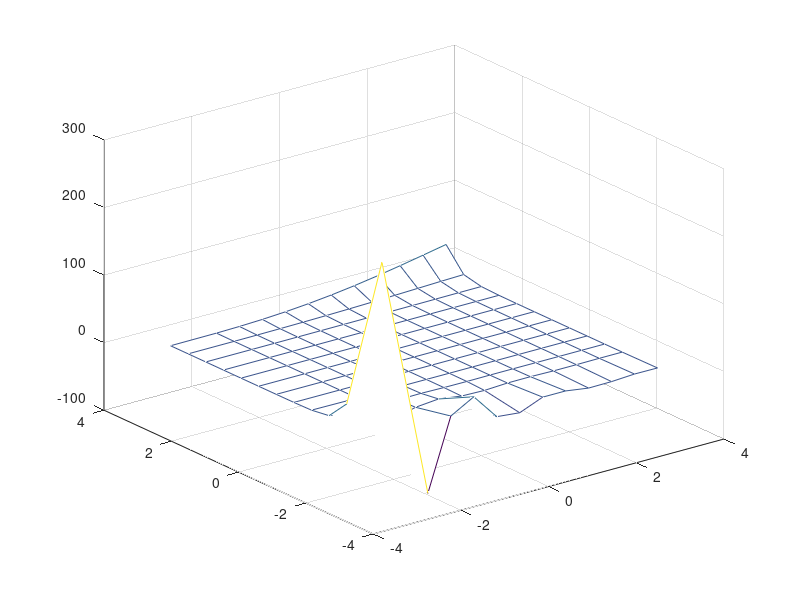

MATLAB code to generate this figure:
% USING GAUSS SEIDEL METHOD
clear all,clc
Ax = -pi;
Bx = pi;
Ay = -pi;
By = pi;
N = 10; % Number of points; N+1 discretizations
h = (Bx-Ax)/(N+2); % Since the discretization for x and y are equal, h is used.
x = zeros(1,(N+2));
y = zeros(1,(N+2));
x(1,1) = Ax;
y(1,1) = Ay;
for a = 2:(N+2)
    x(1,a) = Ax+(a*h); % Grid being made in the for loop.
    y(1,a) = Ay+(a*h);
end
counter = 1;
epsilon = 10^-9;
Err = 10^6;
k = 3/2;
U = ones(N+2,N+2); % This is the initial guess matrix.
C = ones(N+2,N+2); % This is the matrix that will copy the previous time frame matrix 
for i = 1:(N+2)
        C(1,i) = cos(pi*(x(i)-Ax))*cosh(Bx-x(i));
        C((N+2),i) = (x(i)-Ax)^2*sin(pi*(x(i)-Ax)/(2*(Bx-Ax)));
end
while Err>epsilon
    for i = 2:(N+1)
       for j = 2:(N+1)
            %F(i,j) = cos(pi/2.*(2.*((x(i)-Ax)/(Bx-Ax))+1)).*sin(pi.*((y(j)-Ay)/(By-Ay)));
            %C(i,j) = 0.25*(C(i-1,j)+C(i,j-1)+(-4+(k*h^2)).*U(i,j)+U(i,j+1)+U(i+1,j))-((F(i,j)*h^2)*0.25);
             F(i,j) = cos(pi/2.*(2.*((x(j)-Ax)/(Bx-Ax))+1)).*sin(pi.*((y(i)-Ay)/(By-Ay)));
            C(i,j) = 0.25*(C(i-1,j)+C(i,j-1)+(-4+(k*h^2)).*U(i,j)+U(i,j+1)+U(i+1,j))-((F(i,j)*h^2)*0.25);
 
        end
        F(i,1) = cos(pi/2.*(2.*((x(1)-Ax)/(Bx-Ax))+1)).*sin(pi.*((y(i))-Ay)/(By-Ay)); 
        C(i,1) = 0.25*(C(i-1,1)+C(i,2)+(-4+(k*h^2)).*U(i,1)+U(i,2)+U(i+1,1))-((F(i,1)*h^2)*0.25); 
        F(i,N+2) = cos(pi/2.*(2.*((x(N+2)-Ax)/(Bx-Ax))+1)).*sin(pi.*((y(i))-Ay)/(By-Ay)); 
        C(i,(N+2)) = 0.25*(C(i-1,N+2)+C(i,N+1)+(-4+(k*h^2)).*U(i,N+2)+U(i,N+1)+U(i+1,N+2))-((F(i,N+2)*h^2)*0.25);
    end
Err = max(abs(C-U));
U = C;
counter = counter+1;
end
mesh(x,y,C)
% Grid Independence
